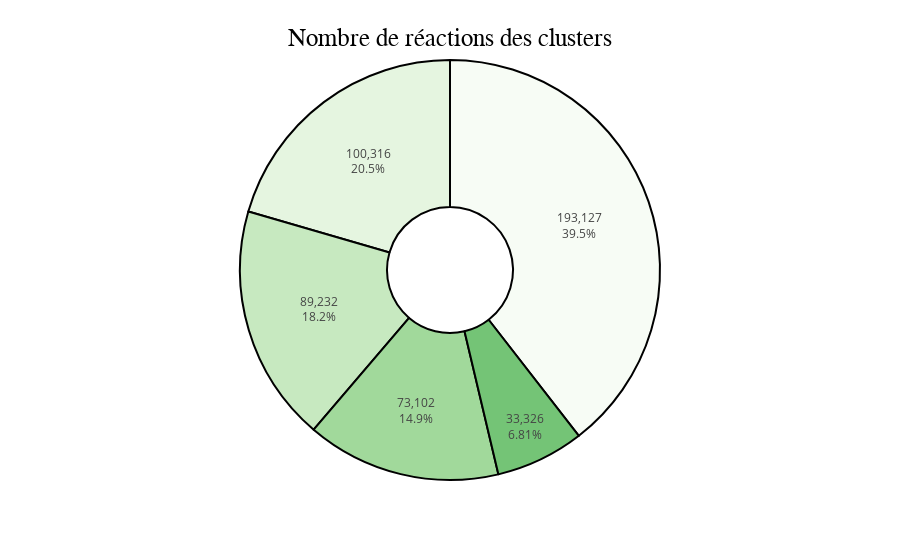

The notebook cell this image was saved under:
### Code cell
fig = px.pie(
    cluster_reactions,
    values="Nombre de réactions",
    names="cluster_label_best",
    color_discrete_sequence=px.colors.sequential.Greens,
    hole=0.3,
)

# Enlever la légende
fig.update_layout(
    title=dict(
        text="Nombre de réactions des clusters",
        font=dict(size=25, color="black", family="Arial"),
        xanchor="center",
        yanchor="top",
        x=0.5,
        y=0.95,
    ),
    template="simple_white",
    hoverlabel_font_size=16,
    showlegend=False,
)
# Ajouter les labels des clusters sur le camembert
fig.update_traces(
    textposition="inside",
    textinfo="percent+value",
    marker_line=dict(color="black", width=2),
    hoverlabel_bgcolor="darkgreen",
    hovertemplate="<b>%{label}</b><br>Nombre de réactions: %{value}<extra></extra>",
)

fig.show()

### Figure 1 — Plotly figure (JSON) as saved in the notebook; plotly's stock layout.template omitted (floating-point values rounded to 4 significant figures)
{"data": [{"domain": {"x": [0, 1], "y": [0, 1]}, "hole": 0.3, "hoverlabel": {"bgcolor": "darkgreen"}, "hovertemplate": "<b>%{label}</b><br>Nombre de réactions: %{value}<extra></extra>", "labels": ["donner plus de pouvoir et de route pour les vélos, sécuriser les pistes", "préserver les sites naturels et limiter les accès", "rendre les transports bas carbones plus attractifs et pénaliser les voyages trop émetteur en CO2 (voiture, avion)", "responsabiliser les gens sur les enjeux environnementaux pour agir sur la durabilité", "sensibiliser les territoires pour une meilleure gestion de l'eau et des déchets"], "legendgroup": "", "marker": {"line": {"color": "black", "width": 2}}, "name": "", "showlegend": true, "textinfo": "percent+value", "textposition": "inside", "type": "pie", "values": [33326, 73102, 100316, 89232, 193127]}], "layout": {"hoverlabel": {"font": {"size": 16}}, "legend": {"tracegroupgap": 0}, "margin": {"t": 60}, "piecolorway": ["rgb(247,252,245)", "rgb(229,245,224)", "rgb(199,233,192)", "rgb(161,217,155)", "rgb(116,196,118)", "rgb(65,171,93)", "rgb(35,139,69)", "rgb(0,109,44)", "rgb(0,68,27)"], "showlegend": false, "title": {"font": {"color": "black", "family": "Arial", "size": 25}, "text": "Nombre de réactions des clusters", "x": 0.5, "xanchor": "center", "y": 0.95, "yanchor": "top"}}}
